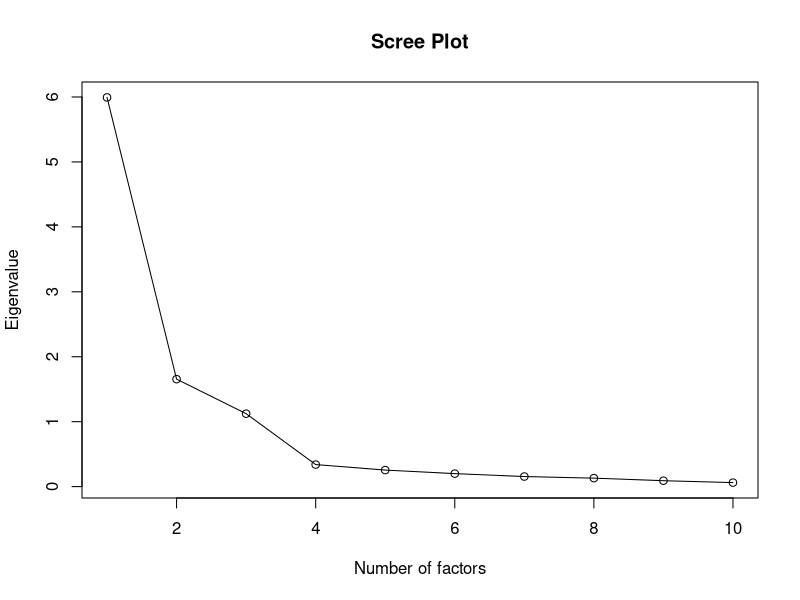

Write the R code that produced this figure.
# install.packages("psych")

library(psych) # For EFA and factor analysis tools
car.data <- read.csv("car_sales.csv", as.is=TRUE)
head(car.data)

# Pearsons Correlation matrix
corr_matrix <- cor(car.data)

# Eigenvalues
ev <- eigen(corr_matrix, symmetric = TRUE)
e.value <- ev$values

# cumulative percentage of total variance
cum.e.value <- cumsum(e.value)
cum.e.value/sum(e.value)*100

# Kaiser-Meyer-Olkin (KMO) Test of Sampling Adequacy. 
# Measures sampling adequacy (values > 0.6 are acceptable).
KMO(corr_matrix)

# The overall KMO for our data is greater than 0.80,
# which is meritorious - this suggests that we can go
# ahead with our planned factor analysis.


# Bartlett’s Test of Sphericity. Test if the correlation matrix is an 
# identity matrix (we want p < 0.05).

cortest.bartlett(cor(car.data), n = nrow(car.data))

# Scree plot
plot(x = seq(1:length(e.value)), y = e.value, type = "o",
     main="Scree Plot", xlab = "Number of factors", ylab
     = "Eigenvalue")

# Number of factors based on total variation in eigenvalues.
Nfacs <- 3

# Exploratory Factor Analysis (EFA) with 3 factors using the observed data
efa.3 <- factanal(x = car.data, factors = Nfacs,
                  rotation="varimax")
efa.3

loadings <- efa.3$loadings # Factor loadings
loadings

print(efa.3, digits=3, sort=TRUE)
